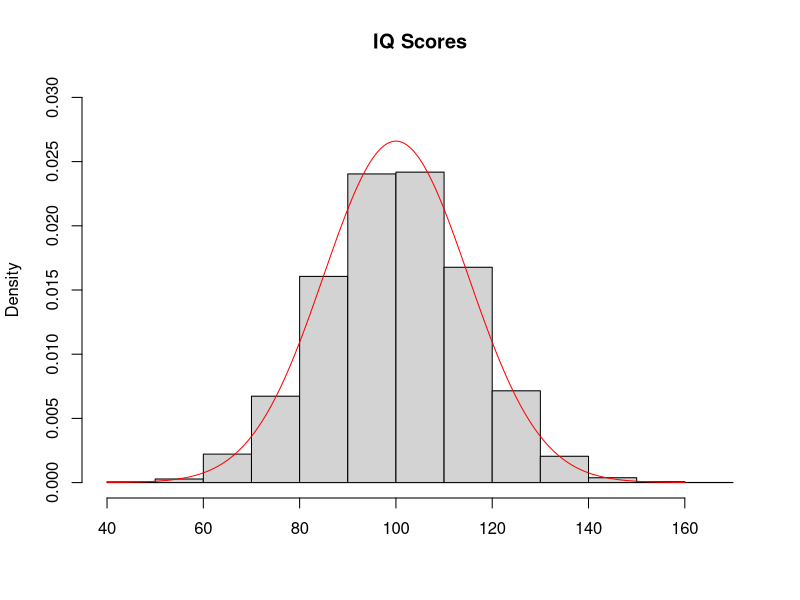

Here is the R script that generated this plot:
## ---- chunk 1

# Load libraries
library(psych)

## ---- chunk 2
summary(sat.act)
## ---- chunk 3
hist(rnorm(10000, mean=100, sd=15), freq=FALSE, ylim=c(0, .03), xlab='', main='IQ Scores')
points(x=seq(40, 160, .001), y=dnorm(seq(40, 160, .001), mean=100, sd=15), type='l', col='red')
## ---- chunk 4
pnorm(80, mean=100, sd=15)
## ---- chunk 5
pnorm(80, mean=100, sd=15, lower.tail=FALSE)
## ---- chunk 6
1-pnorm(80, mean=100, sd=15)
## ---- chunk 7
qnorm(.95, mean=100, sd=15)
## ---- chunk 8
qnorm(.95, mean=100, sd=15, lower.tail=FALSE)
## ---- chunk 9
rnorm(50, mean=100, sd=15)
## ---- chunk 10
IQ135_z <- (135-100)/15
IQ135_z
## ---- chunk 11
qnorm(.025)
qnorm(.975)
## ---- chunk 12
IQ135_z_prob <- 1-pnorm(IQ135_z)
## ---- chunk 13
IQ135_prob <- 1-pnorm(135, mean=100, sd=15)
## ---- chunk 14

# Sample 100 IQ scores
sample_IQ <- rnorm(100, mean=100, sd=15)

## ---- chunk 15

# Find the mean
mean_IQ <- mean(sample_IQ)

# Find the standard deviation
sd_IQ <- sd(sample_IQ)

# Find the critical z-score (upper tail)
z_crit <- qnorm(.975)

## ---- chunk 16

# Find the lower limit
CI_lower <- mean_IQ - z_crit*(sd_IQ/sqrt(100))
CI_lower

# Find the upper limit
CI_upper <- mean_IQ + z_crit*(sd_IQ/sqrt(100))
CI_upper

## ---- chunk 17
t.test(sat.act$SATV)
## ---- chunk 18
t.test(sat.act$SATV, mu=600)
## ---- chunk 19

# Calculate difference scores
sat.act$SAT_diff <- sat.act$SATV-sat.act$SATQ

# Run a one-sample t-test
t.test(sat.act$SAT_diff)

## ---- chunk 20
t.test(sat.act$SATV, sat.act$SATQ, paired=TRUE)
## ---- chunk 21
t.test(sat.act$SATQ[sat.act$gender==1], sat.act$SATQ[sat.act$gender==2], paired=FALSE)
## ---- chunk 22

# Subset the groups
male_SATQ <- sat.act$SATQ[sat.act$gender==1]
female_SATQ <- sat.act$SATQ[sat.act$gender==2]

# Run a two-sample t-test
t.test(male_SATQ, female_SATQ, paired=FALSE)

## ---- chunk 23
aov(sat.act$SATV ~ sat.act$education)
## ---- chunk 24
educ_aov <- aov(sat.act$SATV ~ sat.act$education)
summary(educ_aov)
## ---- chunk 25
educ_aov <- aov(SATV ~ education, data=sat.act)
summary(educ_aov)
## ---- chunk 26
educ_gender_aov <- aov(SATQ ~ education + gender, data=sat.act)
summary(educ_gender_aov)
## ---- chunk 27
educ_gender_aov_int <- aov(SATQ ~ education * gender, data=sat.act)
summary(educ_gender_aov_int)
## ---- chunk 28
cor.test(sat.act$SATV, sat.act$SATQ)
## ---- chunk 29
gender_table <- table(sat.act$gender)
## ---- chunk 30
binom.test(gender_table)
## ---- chunk 31

# Find the number of males
n_males <- length(sat.act$gender[sat.act$gender==1])

# Run the binomial test
binom.test(n_males, n=nrow(sat.act))

## ---- chunk 32
educ_table <- table(sat.act$education)
## ---- chunk 33
chisq.test(educ_table)
## ---- chunk 34
chisq.test(educ_table, p=c(.25, .25, .125, .125, .125, .125))
## ---- chunk 35
educ_gender_table <- table(sat.act$education, sat.act$gender)
## ---- chunk 36
chisq.test(educ_gender_table)
